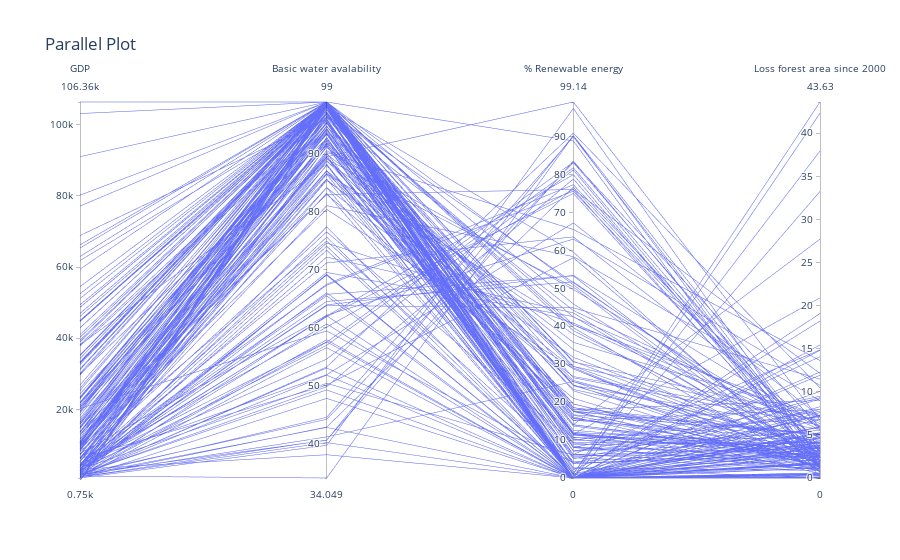

Here is the notebook cell this chart was saved with:
### Code cell
data = [
    go.Parcoords(
        #line = dict(color = merged_data['ISO3'], colorscale = 'Jet', showscale = True),
        dimensions = [
            dict(range = [merged_data['GDP'].min(), merged_data['GDP'].max()],
                 label = 'GDP',
                 values = merged_data['GDP']),
            dict(range = [merged_data['Basic'].min(), merged_data['Basic'].max()],
                 label = 'Basic water avalability',
                 values = merged_data['Basic']),
            dict(range = [merged_data['Last Value'].min(), merged_data['Last Value'].max()],
                 label = '% Renewable energy',
                 values = merged_data['Last Value']),
            dict(range = [merged_data['Loss'].min(), merged_data['Loss'].max()],
                 label = 'Loss forest area since 2000',
                 values = merged_data['Loss'])
        ]
    )
]

# Define the layout of the parallel plot
layout = go.Layout(
    title = 'Parallel Plot',
    plot_bgcolor = 'white',
    paper_bgcolor = 'white'
)

# Create the figure and display the parallel plot
fig = go.Figure(data=data, layout=layout)
fig.show()

### Figure 1 — Plotly figure (JSON) as saved in the notebook; plotly's stock layout.template omitted (floating-point values rounded to 4 significant figures; data arrays with more than 128 entries replaced by an {"elided": "..."} marker saying what was removed)
{"data": [{"dimensions": [{"label": "GDP", "range": [747.8, 106400.0], "values": {"elided": "216 float values"}}, {"label": "Basic water avalability", "range": [34.05, 99], "values": {"elided": "216 float values"}}, {"label": "% Renewable energy", "range": [0, 99.14], "values": {"elided": "216 float values"}}, {"label": "Loss forest area since 2000", "range": [0, 43.63], "values": {"elided": "216 float values"}}], "type": "parcoords"}], "layout": {"paper_bgcolor": "white", "plot_bgcolor": "white", "title": {"text": "Parallel Plot"}}}
